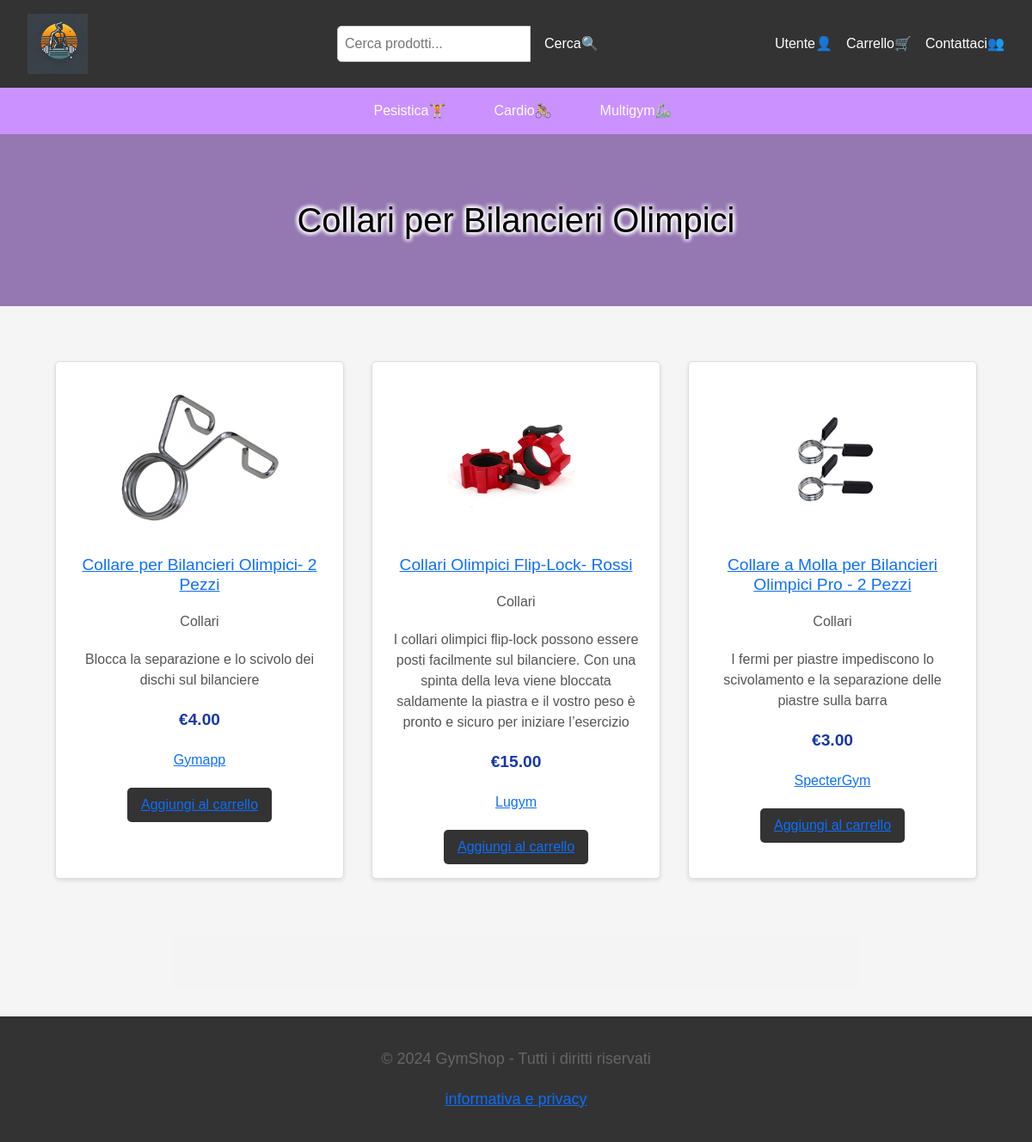
The app's page /collari/ with its own data.
### gymapp/models.py (models this page shows, shortened)
class Product(models.Model):
    pid = ShortUUIDField(unique=True, length= 10, max_length=30, alphabet = "abcdefgh12345")
    user = models.ForeignKey(User, on_delete=models.SET_NULL, null=True)
    categoria = models.ForeignKey(Category, on_delete=models.SET_NULL, null=True)
    vendor = models.ForeignKey(Fornitore, on_delete=models.SET_NULL, null=True, related_name="vendor")
    title = models.CharField(max_length=200)
    image = models.ImageField(upload_to=user_directory_path)
    description = models.TextField(null= True, blank=True)
    price = models.DecimalField(max_digits=99999999999999, decimal_places=2, default="1.99")
    specifications= models.TextField(null=True, blank=True)
    stock_count = models.CharField(max_length=100, default="10")
    product_status = models.CharField(choices= STATUS, max_length=10, default="in_review")
    status = models.BooleanField(default=True)
    in_stock = models.BooleanField(default=True)
    featured = models.BooleanField(default=False)
    digital = models.BooleanField(default=False)
    categ_type = models.CharField(choices=CATEGORY, max_length=40, default="manubrio")
    sku = ShortUUIDField(unique=True, length= 4, max_length=10, prefix ="sku", alphabet = "1234567890")
    date = models.DateTimeField(auto_now_add=True)
    updated = models.DateTimeField(null=True, blank=True)
    class Meta:
        verbose_name_plural = "Prodotti"

class Category(models.Model):
    cid  = ShortUUIDField(unique=True, length= 10, max_length=20, prefix ="cat", alphabet = "abcdefgh12345")
    title = models.CharField(max_length=100)
    image = models.ImageField(upload_to="category")
    class Meta:
        verbose_name_plural = "Categories"

class Fornitore(models.Model):
    vid  = ShortUUIDField(unique=True, length= 10, max_length=20, prefix ="forn", alphabet = "abcdefgh12345")
    title = models.CharField(max_length=200, default ="Nestify")
    image = models.ImageField(upload_to= user_directory_path)
    description = models.TextField(null= True, blank=True)
    address = models.CharField(max_length=200, default="123 Via Emilia")
    contact = models.CharField(max_length=200, default="+123 (059) 798")
    chat_resp_time = models.CharField(max_length=200, default="100")
    spedizione_in_tempo = models.CharField(max_length=200, default="100")
    valutazione_autentica = models.CharField(max_length=200, default="100")
    days_return = models.CharField(max_length=200, default="100")
    periodo_rimborso = models.CharField(max_length=200, default="100")
    user = models.ForeignKey(User, on_delete=models.SET_NULL, null=True)
    date = models.DateField(auto_now_add=True, null=True, blank=True)
    class Meta:
        verbose_name_plural = "Fornitori"
    def __str__(self):
        return self.title

### gymapp/views.py (the view)
# urls.py: path('collari/', views.collari, name='collari'),
def collari(request):
    ring = Product.objects.filter(categ_type="collare")
    context = {
        "ring": ring,
    }
    return render(request, 'core/pesistica/collari.html',context)

### templates/core/pesistica/collari.html (shortened to what this page needs)
{% extends 'partials/base.html' %}
{% load static %}
{% block hero_title %}Collari per Bilancieri Olimpici{% endblock %}
{% block products %}
<section class="products">
    {% for c in ring %}
    <div class="product">
        <img src="{{ c.image.url }}" alt="Manubri">
        <h3><a href="{% url 'gymapp:dettagli_prodotto' c.pid %}">{{ c.title }}</h3></a>
        <p>{{ c.categoria.title }}</p>
        <p>{{ c.description }}</p>
        <p class="price">€{{ c.price }}</p>
        <p><a href="{% url 'gymapp:fornitore_list' c.vendor.vid %}">{{ c.vendor }}</p></a>
        <button><a href="{% url 'gymapp:add_to_cart' c.id %}">Aggiungi al carrello</button></a>
    </div>
    {% endfor %}
</section>
{% endblock %}

### static/css/homepage_styles.css (style rules this page uses)
body { font-family: Arial, sans-serif; margin: 0; padding: 0; box-sizing: border-box; background: #f4f4f4; color: #333; }
.products { display: grid; grid-template-columns: repeat(auto-fit, minmax(300px, 1fr)); gap: 2rem; padding: 2rem; }
.product { text-align: center; background: #fff; padding: 1rem; border: 1px solid #ddd; border-radius: 5px; box-shadow: 0 2px 5px rgba(0, 0, 0, 0.1); }
.product img { width: 100%; height: auto; max-width: 200px; margin: 0 auto; }
.product h3 { font-size: 1.2rem; margin: 0.5rem 0; }
.product p { font-size: 1rem; color: #555; }
.product button { background: #333; color: #fff; border: none; padding: 0.5rem 1rem; cursor: pointer; border-radius: 5px; }
.product .price { font-size: 1.2rem; color: #1838aa; font-weight: bold; margin: 0.5rem 0; }

### static/css/payment_failed.css (style rules this page uses)
body { font-family: Arial, sans-serif; text-align: center; background-color: #f5f5f5; margin: 0; padding: 0; }
p { font-size: 18px; color: #666; margin: 20px 0; }

### static/css/payment_completed.css (style rules this page uses)
body { font-family: Arial, sans-serif; margin: 0; padding: 0; background-color: #f5f5f5; }

### records on screen
Product: image (picture), title "Collare per Bilancieri Olimpici- 2 Pezzi", categoria "Collari", description "Blocca la separazione e lo scivolo dei dischi sul bilanciere", price "4.00", vendor "Gymapp"
Product: image (picture), title "Collari Olimpici Flip-Lock- Rossi", categoria "Collari", description "I collari olimpici flip-lock possono essere posti facilmente sul bilanciere. Con una spinta della leva viene bloccata saldamente la piastra e il vostro peso è pronto e sicuro per iniziare l’esercizio", price "15.00", vendor "Lugym"
Product: image (picture), title "Collare a Molla per Bilancieri Olimpici Pro - 2 Pezzi", categoria "Collari", description "I fermi per piastre impediscono lo scivolamento e la separazione delle piastre sulla barra", price "3.00", vendor "SpecterGym"
